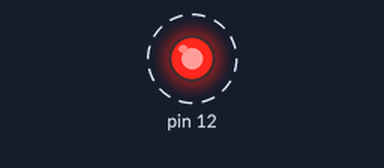
A sketch run on a simulated Arduino Uno, built with avr-gcc and run on an emulated ATmega328P. Parts: output pins drawn as LEDs (lit = HIGH). Dashed ring = blinking.

Above: at 0.5 s.
Timing chart, 0 to 4.6 s (numbered marks = the images above):
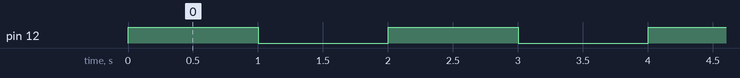

Measured:
- by itself, pin 12: alternates HIGH for 1.0 s and LOW for 1.0 s

The sketch:

sketch.ino
```cpp
#include "blinker.h"

Blinker ledBlinker(12);

void setup() {
  // put your setup code here, to run once:
  ledBlinker.setupLed();
}

void loop() {
  // put your main code here, to run repeatedly:
  ledBlinker.blinkOnce();
}
```

blinker.cpp
```cpp
#include "blinker.h"
#include "Arduino.h"

Blinker::Blinker(int pin) {
  this->pin = pin;
}

void Blinker::setupLed() {
  pinMode(pin, OUTPUT);
}

void Blinker::turnOn() {
  digitalWrite(pin, HIGH);
}

void Blinker::turnOff() {
  digitalWrite(pin, LOW);
}

void Blinker::makePause() {
  delay(1000);
}

void Blinker::blinkOnce() {
  turnOn();
  makePause();
  turnOff();
  makePause();
}
```

blinker.h
```cpp
#ifndef blinker_h
#define blinker_h
class Blinker {
  private:
    int pin;

  public:
    Blinker(int pin);
    void setupLed();
    void turnOn();
    void turnOff();
    void makePause();
    void blinkOnce();
};
#endif
```
